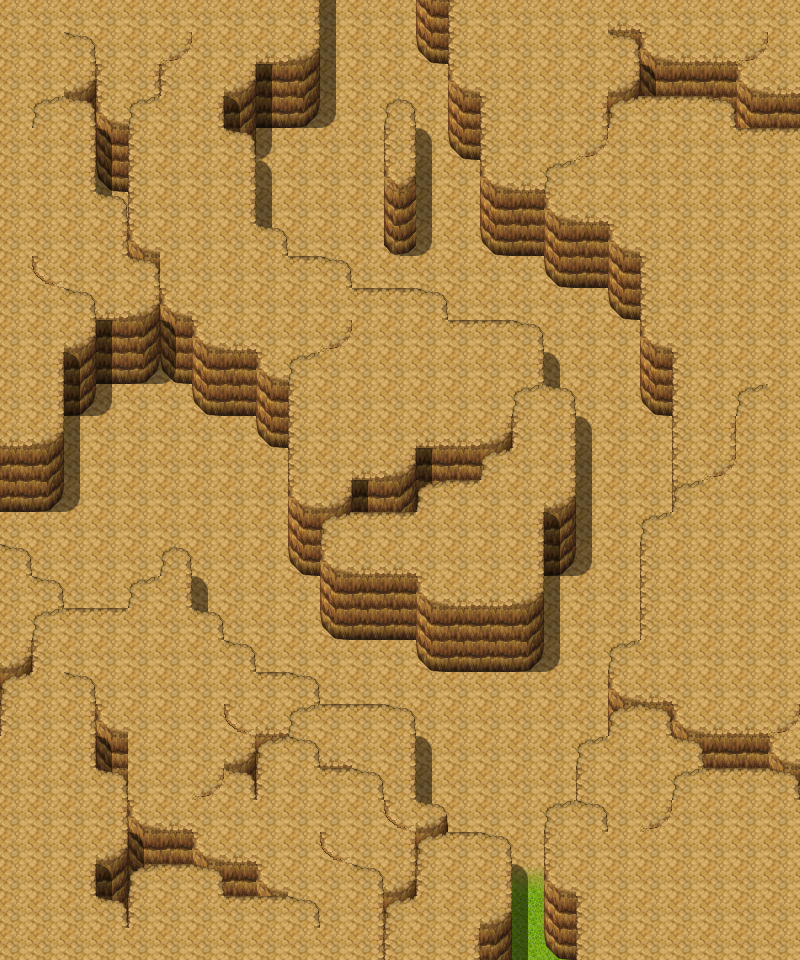

Rendered tile map (Tiled .tmx) drawn with the repository's tilesets; below, a short description and the map source with its tile grids summarised:
An orthogonal 25x30 tile map with 32x32 px tiles, 4 tile layers (Ground, Objects, Above, Walkable), 60 tilesets.

<map version="1.9" tiledversion="1.9.1" orientation="orthogonal" renderorder="right-down" width="25" height="30" tilewidth="32" tileheight="32" infinite="0" nextlayerid="9" nextobjectid="1">
 <tileset firstgid="1" name="map_bed_1" tilewidth="32" tileheight="32" tilecount="128" columns="16">
  <image source="../drawable/map_bed_1.png" width="512" height="256" />
 </tileset>
 <tileset firstgid="129" name="map_border_1" tilewidth="32" tileheight="32" tilecount="128" columns="16">
  <image source="../drawable/map_border_1.png" width="512" height="256" />
 </tileset>
 <tileset firstgid="257" name="map_bridge_1" tilewidth="32" tileheight="32" tilecount="128" columns="16">
  <image source="../drawable/map_bridge_1.png" width="512" height="256" />
 </tileset>
 <tileset firstgid="385" name="map_bridge_2" tilewidth="32" tileheight="32" tilecount="128" columns="16">
  <image source="../drawable/map_bridge_2.png" width="512" height="256" />
 </tileset>
 <tileset firstgid="513" name="map_broken_1" tilewidth="32" tileheight="32" tilecount="128" columns="16">
  <image source="../drawable/map_broken_1.png" width="512" height="256" />
 </tileset>
 <tileset firstgid="641" name="map_cavewall_1" tilewidth="32" tileheight="32" tilecount="108" columns="18">
  <image source="../drawable/map_cavewall_1.png" width="576" height="192" />
 </tileset>
 <tileset firstgid="749" name="map_cavewall_2" tilewidth="32" tileheight="32" tilecount="108" columns="18">
  <image source="../drawable/map_cavewall_2.png" width="576" height="192" />
 </tileset>
 <tileset firstgid="857" name="map_cavewall_3" tilewidth="32" tileheight="32" tilecount="108" columns="18">
  <image source="../drawable/map_cavewall_3.png" width="576" height="192" />
 </tileset>
 <tileset firstgid="965" name="map_cavewall_4" tilewidth="32" tileheight="32" tilecount="108" columns="18">
  <image source="../drawable/map_cavewall_4.png" width="576" height="192" />
 </tileset>
 <tileset firstgid="1073" name="map_chair_table_1" tilewidth="32" tileheight="32" tilecount="128" columns="16">
  <image source="../drawable/map_chair_table_1.png" width="512" height="256" />
 </tileset>
 <tileset firstgid="1201" name="map_chair_table_2" tilewidth="32" tileheight="32" tilecount="128" columns="16">
  <image source="../drawable/map_chair_table_2.png" width="512" height="256" />
 </tileset>
 <tileset firstgid="1329" name="map_crate_1" tilewidth="32" tileheight="32" tilecount="128" columns="16">
  <image source="../drawable/map_crate_1.png" width="512" height="256" />
 </tileset>
 <tileset firstgid="1457" name="map_cupboard_1" tilewidth="32" tileheight="32" tilecount="128" columns="16">
  <image source="../drawable/map_cupboard_1.png" width="512" height="256" />
 </tileset>
 <tileset firstgid="1585" name="map_curtain_1" tilewidth="32" tileheight="32" tilecount="128" columns="16">
  <image source="../drawable/map_curtain_1.png" width="512" height="256" />
 </tileset>
 <tileset firstgid="1713" name="map_entrance_1" tilewidth="32" tileheight="32" tilecount="128" columns="16">
  <image source="../drawable/map_entrance_1.png" width="512" height="256" />
 </tileset>
 <tileset firstgid="1841" name="map_entrance_2" tilewidth="32" tileheight="32" tilecount="128" columns="16">
  <image source="../drawable/map_entrance_2.png" width="512" height="256" />
 </tileset>
 <tileset firstgid="1969" name="map_fence_1" tilewidth="32" tileheight="32" tilecount="128" columns="16">
  <image source="../drawable/map_fence_1.png" width="512" height="256" />
 </tileset>
 <tileset firstgid="2097" name="map_fence_2" tilewidth="32" tileheight="32" tilecount="128" columns="16">
  <image source="../drawable/map_fence_2.png" width="512" height="256" />
 </tileset>
 <tileset firstgid="2225" name="map_fence_3" tilewidth="32" tileheight="32" tilecount="128" columns="16">
  <image source="../drawable/map_fence_3.png" width="512" height="256" />
 </tileset>
 <tileset firstgid="2353" name="map_fence_4" tilewidth="32" tileheight="32" tilecount="128" columns="16">
  <image source="../drawable/map_fence_4.png" width="512" height="256" />
 </tileset>
 <tileset firstgid="2481" name="map_ground_1" tilewidth="32" tileheight="32" tilecount="128" columns="16">
  <image source="../drawable/map_ground_1.png" width="512" height="256" />
 </tileset>
 <tileset firstgid="2609" name="map_ground_2" tilewidth="32" tileheight="32" tilecount="128" columns="16">
  <image source="../drawable/map_ground_2.png" width="512" height="256" />
 </tileset>
 <tileset firstgid="2737" name="map_ground_3" tilewidth="32" tileheight="32" tilecount="128" columns="16">
  <image source="../drawable/map_ground_3.png" width="512" height="256" />
 </tileset>
 <tileset firstgid="2865" name="map_ground_4" tilewidth="32" tileheight="32" tilecount="128" columns="16">
  <image source="../drawable/map_ground_4.png" width="512" height="256" />
 </tileset>
 <tileset firstgid="2993" name="map_ground_5" tilewidth="32" tileheight="32" tilecount="128" columns="16">
  <image source="../drawable/map_ground_5.png" width="512" height="256" />
 </tileset>
 <tileset firstgid="3121" name="map_ground_6" tilewidth="32" tileheight="32" tilecount="128" columns="16">
  <image source="../drawable/map_ground_6.png" width="512" height="256" />
 </tileset>
 <tileset firstgid="3249" name="map_ground_7" tilewidth="32" tileheight="32" tilecount="128" columns="16">
  <image source="../drawable/map_ground_7.png" width="512" height="256" />
 </tileset>
 <tileset firstgid="3377" name="map_ground_8" tilewidth="32" tileheight="32" tilecount="128" columns="16">
  <image source="../drawable/map_ground_8.png" width="512" height="256" />
 </tileset>
 <tileset firstgid="3505" name="map_house_1" tilewidth="32" tileheight="32" tilecount="128" columns="16">
  <image source="../drawable/map_house_1.png" width="512" height="256" />
 </tileset>
 <tileset firstgid="3633" name="map_house_2" tilewidth="32" tileheight="32" tilecount="128" columns="16">
  <image source="../drawable/map_house_2.png" width="512" height="256" />
 </tileset>
 <tileset firstgid="3761" name="map_indoor_1" tilewidth="32" tileheight="32" tilecount="128" columns="16">
  <image source="../drawable/map_indoor_1.png" width="512" height="256" />
 </tileset>
 <tileset firstgid="3889" name="map_indoor_2" tilewidth="32" tileheight="32" tilecount="128" columns="16">
  <image source="../drawable/map_indoor_2.png" width="512" height="256" />
 </tileset>
 <tileset firstgid="4017" name="map_kitchen_1" tilewidth="32" tileheight="32" tilecount="128" columns="16">
  <image source="../drawable/map_kitchen_1.png" width="512" height="256" />
 </tileset>
 <tileset firstgid="4145" name="map_outdoor_1" tilewidth="32" tileheight="32" tilecount="128" columns="16">
  <image source="../drawable/map_outdoor_1.png" width="512" height="256" />
 </tileset>
 <tileset firstgid="4273" name="map_pillar_1" tilewidth="32" tileheight="32" tilecount="128" columns="16">
  <image source="../drawable/map_pillar_1.png" width="512" height="256" />
 </tileset>
 <tileset firstgid="4401" name="map_pillar_2" tilewidth="32" tileheight="32" tilecount="128" columns="16">
  <image source="../drawable/map_pillar_2.png" width="512" height="256" />
 </tileset>
 <tileset firstgid="4529" name="map_plant_1" tilewidth="32" tileheight="32" tilecount="128" columns="16">
  <image source="../drawable/map_plant_1.png" width="512" height="256" />
 </tileset>
 <tileset firstgid="4657" name="map_plant_2" tilewidth="32" tileheight="32" tilecount="128" columns="16">
  <image source="../drawable/map_plant_2.png" width="512" height="256" />
 </tileset>
 <tileset firstgid="4785" name="map_rock_1" tilewidth="32" tileheight="32" tilecount="128" columns="16">
  <image source="../drawable/map_rock_1.png" width="512" height="256" />
 </tileset>
 <tileset firstgid="4913" name="map_rock_2" tilewidth="32" tileheight="32" tilecount="128" columns="16">
  <image source="../drawable/map_rock_2.png" width="512" height="256" />
 </tileset>
 <tileset firstgid="5041" name="map_roof_1" tilewidth="32" tileheight="32" tilecount="128" columns="16">
  <image source="../drawable/map_roof_1.png" width="512" height="256" />
 </tileset>
 <tileset firstgid="5169" name="map_roof_2" tilewidth="32" tileheight="32" tilecount="128" columns="16">
  <image source="../drawable/map_roof_2.png" width="512" height="256" />
 </tileset>
 <tileset firstgid="5297" name="map_roof_3" tilewidth="32" tileheight="32" tilecount="128" columns="16">
  <image source="../drawable/map_roof_3.png" width="512" height="256" />
 </tileset>
 <tileset firstgid="5425" name="map_shop_1" tilewidth="32" tileheight="32" tilecount="128" columns="16">
  <image source="../drawable/map_shop_1.png" width="512" height="256" />
 </tileset>
 <tileset firstgid="5553" name="map_sign_ladder_1" tilewidth="32" tileheight="32" tilecount="128" columns="16">
  <image source="../drawable/map_sign_ladder_1.png" width="512" height="256" />
 </tileset>
 <tileset firstgid="5681" name="map_table_1" tilewidth="32" tileheight="32" tilecount="128" columns="16">
  <image source="../drawable/map_table_1.png" width="512" height="256" />
 </tileset>
 <tileset firstgid="5809" name="map_trail_1" tilewidth="32" tileheight="32" tilecount="128" columns="16">
  <image source="../drawable/map_trail_1.png" width="512" height="256" />
 </tileset>
 <tileset firstgid="5937" name="map_transition_1" tilewidth="32" tileheight="32" tilecount="128" columns="16">
  <image source="../drawable/map_transition_1.png" width="512" height="256" />
 </tileset>
 <tileset firstgid="6065" name="map_transition_2" tilewidth="32" tileheight="32" tilecount="128" columns="16">
  <image source="../drawable/map_transition_2.png" width="512" height="256" />
 </tileset>
 <tileset firstgid="6193" name="map_transition_3" tilewidth="32" tileheight="32" tilecount="128" columns="16">
  <image source="../drawable/map_transition_3.png" width="512" height="256" />
 </tileset>
 <tileset firstgid="6321" name="map_transition_4" tilewidth="32" tileheight="32" tilecount="128" columns="16">
  <image source="../drawable/map_transition_4.png" width="512" height="256" />
 </tileset>
 <tileset firstgid="6449" name="map_transition_5" tilewidth="32" tileheight="32" tilecount="128" columns="16">
  <image source="../drawable/map_transition_5.png" width="512" height="256" />
 </tileset>
 <tileset firstgid="6577" name="map_tree_1" tilewidth="32" tileheight="32" tilecount="128" columns="16">
  <image source="../drawable/map_tree_1.png" width="512" height="256" />
 </tileset>
 <tileset firstgid="6705" name="map_tree_2" tilewidth="32" tileheight="32" tilecount="128" columns="16">
  <image source="../drawable/map_tree_2.png" width="512" height="256" />
 </tileset>
 <tileset firstgid="6833" name="map_wall_1" tilewidth="32" tileheight="32" tilecount="128" columns="16">
  <image source="../drawable/map_wall_1.png" width="512" height="256" />
 </tileset>
 <tileset firstgid="6961" name="map_wall_2" tilewidth="32" tileheight="32" tilecount="120" columns="15">
  <image source="../drawable/map_wall_2.png" width="480" height="256" />
 </tileset>
 <tileset firstgid="7081" name="map_wall_3" tilewidth="32" tileheight="32" tilecount="120" columns="15">
  <image source="../drawable/map_wall_3.png" width="480" height="256" />
 </tileset>
 <tileset firstgid="7201" name="map_wall_4" tilewidth="32" tileheight="32" tilecount="120" columns="15">
  <image source="../drawable/map_wall_4.png" width="480" height="256" />
 </tileset>
 <tileset firstgid="7321" name="map_window_1" tilewidth="32" tileheight="32" tilecount="128" columns="16">
  <image source="../drawable/map_window_1.png" width="512" height="256" />
 </tileset>
 <tileset firstgid="7449" name="map_window_2" tilewidth="32" tileheight="32" tilecount="128" columns="16">
  <image source="../drawable/map_window_2.png" width="512" height="256" />
 </tileset>
 <layer id="1" name="Ground" width="25" height="30">
  <data>[750 cells, 750 non-empty, 15 distinct tile ids]</data>
 </layer>
 <layer id="2" name="Objects" width="25" height="30">
  <data>[750 cells, 63 non-empty, 9 distinct tile ids]</data>
 </layer>
 <layer id="3" name="Above" width="25" height="30">
  <data>[750 cells, 91 non-empty, 7 distinct tile ids]</data>
 </layer>
 <layer id="4" name="Walkable" width="25" height="30">
  <data>[750 cells, 0 non-empty, 0 distinct tile ids]</data>
 </layer>
 <objectgroup id="5" name="Mapevents" />
 <objectgroup id="6" name="Spawn" />
 <objectgroup id="7" name="Keys" />
 <objectgroup id="8" name="Replace" />
</map>
